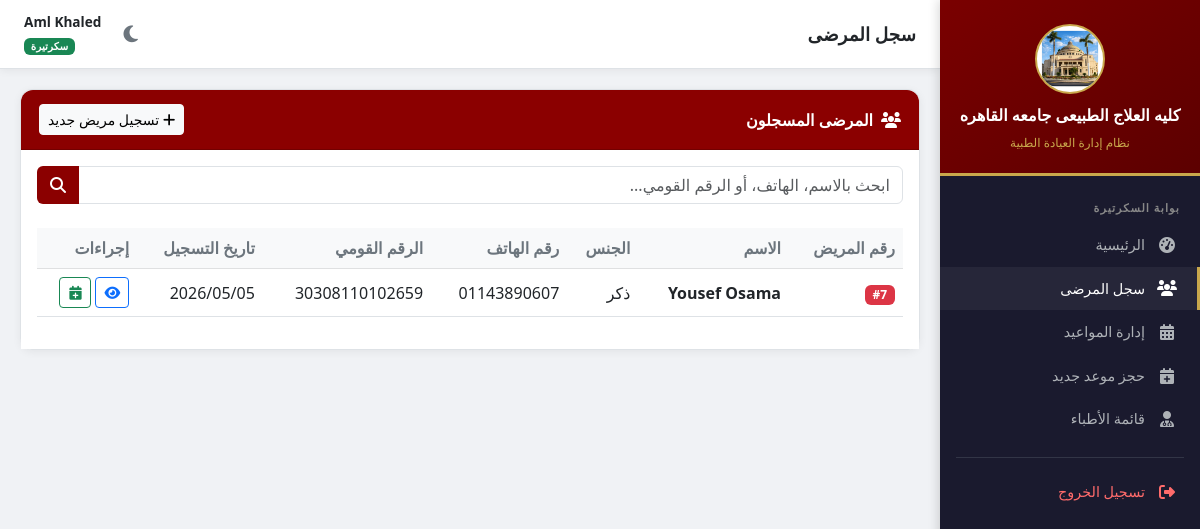
The app's page /secretary/patients/ (signed in), older data.
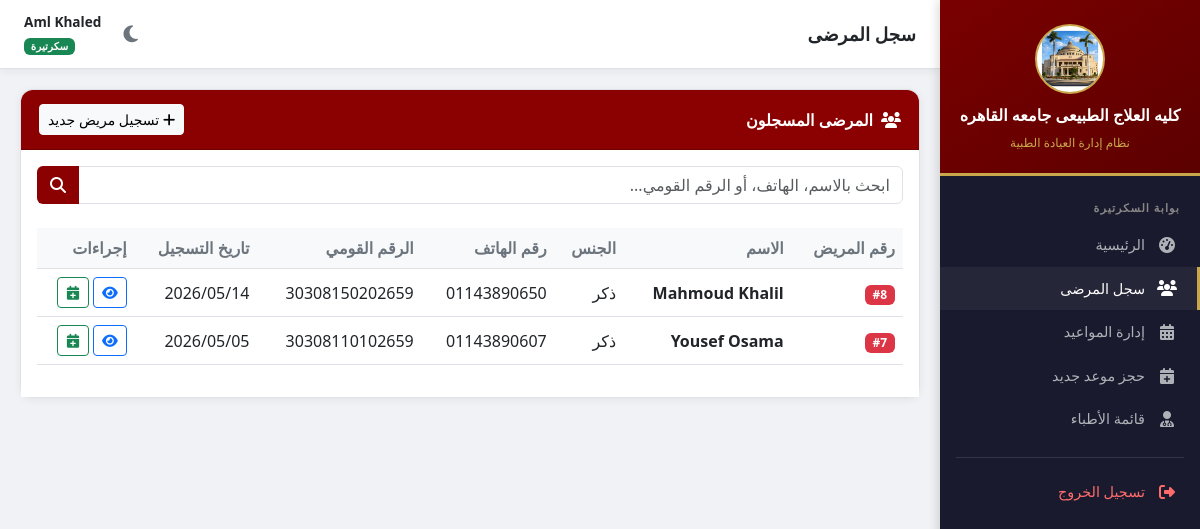
The same page, newer data.
### clinic/models.py (models this page shows, shortened)
class Patient(models.Model):
    GENDER_CHOICES = [('M', 'ذكر'), ('F', 'أنثى')]
    patient_number = models.AutoField(primary_key=True, verbose_name="رقم المريض")
    name = models.CharField(max_length=150, verbose_name="الاسم")
    gender = models.CharField(max_length=1, choices=GENDER_CHOICES, verbose_name="الجنس")
    birth_date = models.DateField(verbose_name="تاريخ الميلاد")
    phone = models.CharField(max_length=20, blank=True, verbose_name="رقم الهاتف")
    address = models.TextField(blank=True, verbose_name="العنوان")
    national_id = models.CharField(max_length=14, unique=True, verbose_name="الرقم القومي", null=True, blank=True)
    created_at = models.DateTimeField(auto_now_add=True)
    updated_at = models.DateTimeField(auto_now=True)
    class Meta:
        verbose_name = "مريض"
        verbose_name_plural = "المرضى"

### clinic/views.py (the view)
# urls.py: path('secretary/patients/', views.secretary_patients, name='secretary_patients'),
@login_required
@user_passes_test(is_admin_or_secretary, login_url='login')
def secretary_patients(request):
    return _patients_list_view(request, 'secretary/patients.html', 'secretary')

### clinic/templatetags/auth_extras.py (called while the page is built)
@register.filter
def has_group(user, group_name):
    return user.groups.filter(name=group_name).exists()

### clinic/views.py (called while the page is built)
def is_admin(user):
    return user.is_superuser or user.is_staff

def is_secretary(user):
    return user.groups.filter(name='secretary').exists()

def is_admin_or_secretary(user):
    return is_admin(user) or is_secretary(user)

def _paginate(queryset, request):
    paginator = Paginator(queryset, ITEMS_PER_PAGE)
    page_number = request.GET.get('page')
    return paginator.get_page(page_number)

def _patients_list_view(request, template, role):
    query = request.GET.get('q', '')
    patients = Patient.objects.all()
    if query:
        patients = patients.filter(
            Q(name__icontains=query) | Q(phone__icontains=query) | Q(national_id__icontains=query)
        )
    patients = patients.order_by('-created_at')
    page_obj = _paginate(patients, request)
    return render(request, template, {'patients': page_obj, 'query': query, 'role': role})

### templates/secretary/patients.html (shortened to what this page needs)
{% extends 'base.html' %}
{% block page_title %}سجل المرضى{% endblock %}
{% block content %}
<div class="card">
  <div class="card-header d-flex justify-content-between align-items-center">
    <span><i class="fas fa-users me-2"></i>المرضى المسجلون</span>
    <a href="{% url 'secretary_patient_add' %}" class="btn btn-sm btn-light">
      <i class="fas fa-plus me-1"></i>تسجيل مريض جديد
    </a>
  </div>
  <div class="card-body">
    <form method="get" class="mb-4">
      <div class="input-group">
        <input type="text" name="q" value="{{ query }}" class="form-control" placeholder="ابحث بالاسم، الهاتف، أو الرقم القومي...">
        <button class="btn btn-cu" type="submit"><i class="fas fa-search"></i></button>
      </div>
    </form>
    {% if patients %}
    <div class="table-responsive">
      <table class="table table-hover align-middle">
        <thead class="table-light">
          <tr>
            <th>رقم المريض</th>
            <th>الاسم</th>
            <th>الجنس</th>
            <th>رقم الهاتف</th>
            <th>الرقم القومي</th>
            <th>تاريخ التسجيل</th>
            <th>إجراءات</th>
          </tr>
        </thead>
        <tbody>
          {% for patient in patients %}
          <tr>
            <td><span class="badge bg-danger">#{{ patient.patient_number }}</span></td>
            <td class="fw-bold">{{ patient.name }}</td>
            <td>{{ patient.get_gender_display }}</td>
            <td>{{ patient.phone|default:"—" }}</td>
            <td>{{ patient.national_id|default:"—" }}</td>
            <td>{{ patient.created_at|date:"Y/m/d" }}</td>
            <td>
              <div class="d-flex gap-1">
                <a href="{% url 'secretary_patient_detail' patient.pk %}" class="btn btn-sm btn-outline-primary" title="عرض الملف">
                  <i class="fas fa-eye"></i>
                </a>
                <a href="{% url 'secretary_appointment_add' %}?patient={{ patient.pk }}" class="btn btn-sm btn-outline-success" title="حجز موعد">
                  <i class="fas fa-calendar-plus"></i>
                </a>
              </div>
            </td>
          </tr>
          {% endfor %}
        </tbody>
      </table>
    </div>
    {% else %}
    <div class="text-center py-5 text-muted">
      <i class="fas fa-search fa-3x mb-3 opacity-25"></i>
      <p>{% if query %}لا توجد نتائج للبحث "{{ query }}"{% else %}لا يوجد مرضى مسجلون بعد{% endif %}</p>
    </div>
    {% endif %}
  </div>
</div>
{% endblock %}

Row changes from the older to the newer data that the page shows:
added Patient: patient_number "8", name "Mahmoud Khalil", gender "ذكر", phone "01143890650", national_id "30308150202659", created_at "2026/05/14"
